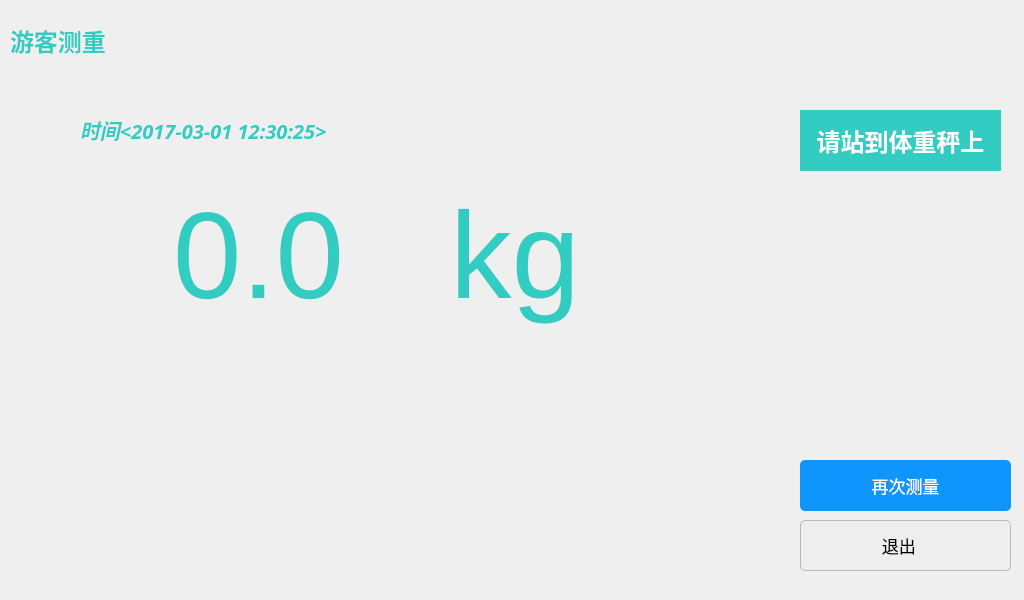
<?xml version="1.0" encoding="UTF-8"?>
<ui version="4.0">
 <class>tourTest</class>
 <widget class="QWidget" name="tourTest">
  <property name="geometry">
   <rect>
    <x>0</x>
    <y>0</y>
    <width>1024</width>
    <height>600</height>
   </rect>
  </property>
  <property name="cursor">
   <cursorShape>BlankCursor</cursorShape>
  </property>
  <property name="windowTitle">
   <string>Form</string>
  </property>
  <widget class="QPushButton" name="btnClose">
   <property name="geometry">
    <rect>
     <x>800</x>
     <y>520</y>
     <width>211</width>
     <height>51</height>
    </rect>
   </property>
   <property name="font">
    <font>
     <family>Microsoft Yahei</family>
     <pointsize>13</pointsize>
    </font>
   </property>
   <property name="cursor">
    <cursorShape>BlankCursor</cursorShape>
   </property>
   <property name="focusPolicy">
    <enum>Qt::NoFocus</enum>
   </property>
   <property name="styleSheet">
    <string notr="true">QPushButton
{
    color:black;
    background-color:rgb(238 , 238 , 238);
    border: 1px solid rgb(183 , 183 , 183);
	border-radius:5px;
}

QPushButton:hover
{
    color:black;
    background-color:rgb(228 , 240 , 250);
    border: 1px solid rgb(15 , 150 , 255);
}

QPushButton:pressed
{
    color:black;
    background-color:rgb(204 , 228 , 247);
    border: 1px solid rgb(1 , 84 , 153);
    padding-left:3px;
    padding-top:3px;
}</string>
   </property>
   <property name="text">
    <string> 退出    </string>
   </property>
   <property name="icon">
    <iconset resource="imageIcon.qrc">
     <normaloff>:/imgIcon/appbar.close.2.png</normaloff>:/imgIcon/appbar.close.2.png</iconset>
   </property>
   <property name="iconSize">
    <size>
     <width>76</width>
     <height>76</height>
    </size>
   </property>
  </widget>
  <widget class="QPushButton" name="btnReMeasure">
   <property name="geometry">
    <rect>
     <x>800</x>
     <y>460</y>
     <width>211</width>
     <height>51</height>
    </rect>
   </property>
   <property name="font">
    <font>
     <family>Microsoft Yahei</family>
     <pointsize>13</pointsize>
    </font>
   </property>
   <property name="cursor">
    <cursorShape>BlankCursor</cursorShape>
   </property>
   <property name="focusPolicy">
    <enum>Qt::NoFocus</enum>
   </property>
   <property name="styleSheet">
    <string notr="true">QPushButton
{
    font-family:Microsoft Yahei;
    color:white;
    background-color:rgb(14 , 150 , 254);
    border-radius:5px;
}

QPushButton:hover
{
    background-color:rgb(44 , 137 , 255);
}

QPushButton:pressed
{
    background-color:rgb(14 , 135 , 228);
    padding-left:3px;
    padding-top:3px;
}</string>
   </property>
   <property name="text">
    <string>再次测量</string>
   </property>
   <property name="icon">
    <iconset resource="imageIcon.qrc">
     <normaloff>:/imgIcon/appbar.clipboard.variant.edit.png</normaloff>:/imgIcon/appbar.clipboard.variant.edit.png</iconset>
   </property>
   <property name="iconSize">
    <size>
     <width>76</width>
     <height>76</height>
    </size>
   </property>
  </widget>
  <widget class="QLabel" name="lblInfo">
   <property name="geometry">
    <rect>
     <x>10</x>
     <y>10</y>
     <width>591</width>
     <height>61</height>
    </rect>
   </property>
   <property name="sizePolicy">
    <sizepolicy hsizetype="Expanding" vsizetype="Expanding">
     <horstretch>0</horstretch>
     <verstretch>0</verstretch>
    </sizepolicy>
   </property>
   <property name="sizeIncrement">
    <size>
     <width>5</width>
     <height>5</height>
    </size>
   </property>
   <property name="font">
    <font>
     <family>微软雅黑</family>
     <pointsize>18</pointsize>
     <weight>75</weight>
     <bold>true</bold>
    </font>
   </property>
   <property name="statusTip">
    <string/>
   </property>
   <property name="styleSheet">
    <string notr="true">QLabel
{
	color: rgb(50 , 204 , 194);
	background-color:transparent;
}</string>
   </property>
   <property name="text">
    <string>游客测重</string>
   </property>
   <property name="wordWrap">
    <bool>false</bool>
   </property>
  </widget>
  <widget class="QLabel" name="lblWeight">
   <property name="geometry">
    <rect>
     <x>120</x>
     <y>130</y>
     <width>311</width>
     <height>251</height>
    </rect>
   </property>
   <property name="font">
    <font>
     <pointsize>92</pointsize>
    </font>
   </property>
   <property name="styleSheet">
    <string notr="true">QLabel
{
	color: rgb(50 , 204 , 194);
	background-color:transparent;
}</string>
   </property>
   <property name="text">
    <string>0.0 </string>
   </property>
   <property name="alignment">
    <set>Qt::AlignCenter</set>
   </property>
  </widget>
  <widget class="QLabel" name="lblTipsIcon">
   <property name="geometry">
    <rect>
     <x>690</x>
     <y>110</y>
     <width>421</width>
     <height>321</height>
    </rect>
   </property>
   <property name="styleSheet">
    <string notr="true">border-image: url(:/imgIcon/mesure.png);
background-color: transparent;</string>
   </property>
   <property name="text">
    <string/>
   </property>
  </widget>
  <widget class="QLabel" name="lblTips">
   <property name="geometry">
    <rect>
     <x>800</x>
     <y>110</y>
     <width>201</width>
     <height>61</height>
    </rect>
   </property>
   <property name="font">
    <font>
     <family>微软雅黑</family>
     <pointsize>18</pointsize>
     <weight>75</weight>
     <bold>true</bold>
    </font>
   </property>
   <property name="styleSheet">
    <string notr="true">QLabel
{
	
	color: rgb(255, 255, 255);
	background-color:rgb(50 , 204 , 194);
}</string>
   </property>
   <property name="text">
    <string>请站到体重秤上</string>
   </property>
   <property name="alignment">
    <set>Qt::AlignCenter</set>
   </property>
  </widget>
  <widget class="QLabel" name="lblKg">
   <property name="geometry">
    <rect>
     <x>450</x>
     <y>130</y>
     <width>211</width>
     <height>251</height>
    </rect>
   </property>
   <property name="font">
    <font>
     <pointsize>92</pointsize>
    </font>
   </property>
   <property name="styleSheet">
    <string notr="true">QLabel
{
	color: rgb(50 , 204 , 194);
	background-color:transparent;
}</string>
   </property>
   <property name="text">
    <string>kg</string>
   </property>
  </widget>
  <widget class="QLabel" name="lblDetail">
   <property name="geometry">
    <rect>
     <x>80</x>
     <y>100</y>
     <width>701</width>
     <height>61</height>
    </rect>
   </property>
   <property name="font">
    <font>
     <family>微软雅黑</family>
     <pointsize>15</pointsize>
     <weight>75</weight>
     <italic>true</italic>
     <bold>true</bold>
     <stylestrategy>PreferAntialias</stylestrategy>
    </font>
   </property>
   <property name="styleSheet">
    <string notr="true">QLabel
{
	color: rgb(50 , 204 , 194);
	background-color:transparent;
}</string>
   </property>
   <property name="text">
    <string>时间&lt;2017-03-01 12:30:25&gt;</string>
   </property>
  </widget>
 </widget>
 <resources>
  <include location="imageIcon.qrc"/>
 </resources>
 <connections/>
</ui>
